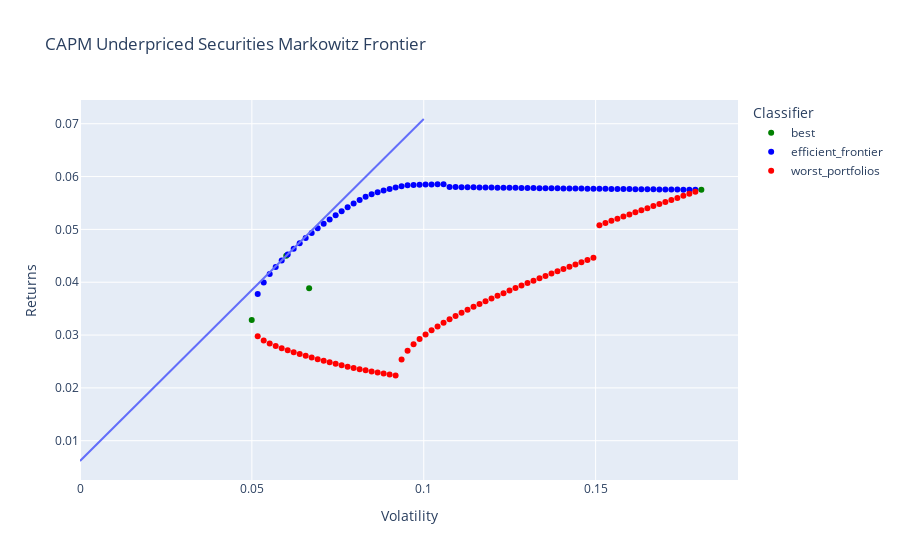

The notebook cell this image was saved under:
### Code cell
def capm_objective_min_var(x):
  var = 0
  for z in range(len(x)):
    for y in range(len(x)):
      var += x[z] * x[y] * capm_cov_matrix.iloc[z,y]
  return np.sqrt(var)

def capm_objective_max_var(x):
  var = 0
  for z in range(len(x)):
    for y in range(len(x)):
      var += x[z] * x[y] * capm_cov_matrix.iloc[z,y]
  return -np.sqrt(var)

# maximisation function for efficient frontier isliye - se multiply kiya hai kyuki scipy.optimise mai maximisation nahi hota only minisation hi hota hai
def capm_objective_efficiency_frontier(x):
  return -np.dot(x, capm_exp_ret_arr)

def capm_objective_worst_portfolios(x):
  return np.dot(x, capm_exp_ret_arr)

# maximisation function for efficient frontier isliye - se multiply kiya hai kyuki scipy.optimise mai maximisation nahi hota only minisation hi hota hai
def capm_objective_max_sharpe(x):
  rp = np.dot(x, capm_exp_ret_arr)
  rf_month = rf / 12
  var = 0
  for z in range(len(x)):
    for y in range(len(x)):
      var += x[z] * x[y] * capm_cov_matrix.iloc[z,y]
  sd = np.sqrt(var)
  return -((rp - rf_month) / sd)

def capm_constraint1(x):
  return np.sum(x) - 1

capm_con1 = {'type': 'eq', 'fun': capm_constraint1}

def capm_constraint2(x):
  var = 0
  for z in range(len(x)):
    for y in range(len(x)):
      var += x[z] * x[y] * capm_cov_matrix.iloc[z,y]
  sd = np.sqrt(var)
  return sd - capm_target_sd

capm_con2 = {'type': 'eq', 'fun': capm_constraint2}

def capm_calc_sd(x):
  var = 0
  for z in range(len(x['x'])):
    for y in range(len(x['x'])):
      var += x['x'][z] * x['x'][y] * capm_cov_matrix.iloc[z,y]
  sd = np.sqrt(var)
  return sd

def capm_generate_portfolio_df(p_ret, p_var, p_beta, p_sharpe, p_weights):
  p_treynor = []
  for x in range(len(p_ret)):
    p_treynor.append((p_ret[x] - (rf/12)) / p_beta[x])
  portfolio = {'Returns':p_ret, 'Volatility':p_var, 'Beta' : p_beta, 'Sharpe_Ratio' : p_sharpe, 'Treynor_Ratio':p_treynor}
  for x in range(len(capm_data)):
      temp = []
      for y in p_weights:
        temp.append(y[x])
      portfolio[list(capm_data.keys())[x]] = temp
  return pd.DataFrame(portfolio)

capm_min = 0.0001
capm_max = 1
b = (capm_min, capm_max)
capm_bounds = ()
for i in range(capm_num_assets):
  capm_bounds += (b,)

def capm_generate_random_guess():
  x = np.random.random(capm_num_assets)
  x = x/np.sum(x)
  while x.min() < capm_min:
    x = np.random.random(capm_num_assets)
    x = x/np.sum(x)
  return x
capm_x = np.random.random(capm_num_assets)
capm_x = capm_x/np.sum(capm_x)
while capm_x.min() < capm_min:
  capm_x = np.random.random(capm_num_assets)
  capm_x = capm_x/np.sum(capm_x)

method = 'SLSQP'
niter = 15

# capm_mvp = minimize (capm_objective_min_var,capm_x,method='SLSQP',bounds=capm_bounds,constraints=[capm_con1])
capm_mvp = basinhopping (capm_objective_min_var,capm_x,minimizer_kwargs=dict(method=method,bounds=capm_bounds,constraints=[capm_con1]), niter=niter)
capm_mvp_sd = capm_calc_sd(capm_mvp)
capm_mvp_ret = np.dot(capm_mvp['x'], capm_exp_ret_arr)
capm_mvp_beta = np.dot(capm_mvp['x'], capm_beta_arr)
capm_mvp_sharpe = (capm_mvp_ret - (rf/12)) / capm_mvp_sd

# capm_maxvp = minimize (capm_objective_max_var,capm_x,method='SLSQP',bounds=capm_bounds,constraints=[capm_con1])
capm_maxvp = basinhopping (capm_objective_max_var,capm_x,minimizer_kwargs=dict(method=method,bounds=capm_bounds,constraints=[capm_con1]), niter=niter)
capm_maxvp_sd = capm_calc_sd(capm_maxvp)
capm_maxvp_ret = np.dot(capm_maxvp['x'], capm_exp_ret_arr)
capm_maxvp_beta = np.dot(capm_maxvp['x'], capm_beta_arr)
capm_maxvp_sharpe = (capm_maxvp_ret - (rf/12)) / capm_maxvp_sd

capm_diff = capm_maxvp_sd - capm_mvp_sd
capm_step = capm_diff / no_of_steps

capm_p_ret_best = [] # Define an empty array for portfolio returns
capm_p_var_best = [] # Define an empty array for portfolio volatility
capm_p_weights_best = [] # Define an empty array for asset weights
capm_p_beta_best = []
capm_p_sharpe_best = []
capm_p_ret_ef = [] # Define an empty array for portfolio returns
capm_p_var_ef = [] # Define an empty array for portfolio volatility
capm_p_weights_ef = [] # Define an empty array for asset weights
capm_p_beta_ef = []
capm_p_sharpe_ef = []
capm_p_ret_wp = [] # Define an empty array for portfolio returns
capm_p_var_wp = [] # Define an empty array for portfolio volatility
capm_p_weights_wp = [] # Define an empty array for asset weights
capm_p_beta_wp = []
capm_p_sharpe_wp = []

capm_p_ret_best.append(capm_mvp_ret)
capm_p_var_best.append(capm_mvp_sd)
capm_p_weights_best.append(capm_mvp['x'])
capm_p_beta_best.append(capm_mvp_beta)
capm_p_sharpe_best.append(capm_mvp_sharpe)

capm_target_sd = capm_mvp_sd
capm_count_ef = 0
capm_count_wp = 0
capm_ef_x = capm_mvp['x']
capm_wp_x = capm_mvp['x']
for i in tqdm(range(no_of_steps-1)):
  capm_target_sd += capm_step
  # capm_temp = minimize(capm_objective_efficiency_frontier,capm_x,method='SLSQP',bounds=capm_bounds,constraints=[capm_con1, capm_con2])
  capm_temp = basinhopping (capm_objective_efficiency_frontier,capm_ef_x,minimizer_kwargs=dict(method=method,bounds=capm_bounds,constraints=[capm_con1, capm_con2]), niter=niter)
  while capm_temp['success'] != True:
    capm_count_ef += 1
    print("error while optimising count ef = ", capm_count_ef)
    print(capm_temp)
    # capm_temp = minimize(capm_objective_efficiency_frontier,capm_generate_random_guess(),method='SLSQP',bounds=capm_bounds,constraints=[capm_con1, capm_con2])
    capm_temp = basinhopping (capm_objective_efficiency_frontier,capm_ef_x,minimizer_kwargs=dict(method=method,bounds=capm_bounds,constraints=[capm_con1, capm_con2]), niter=niter)

  capm_p_ret_ef.append(np.dot(capm_temp['x'], capm_exp_ret_arr))
  capm_p_var_ef.append(capm_target_sd)
  capm_p_weights_ef.append(capm_temp['x'])
  capm_p_beta_ef.append(np.dot(capm_temp['x'], capm_beta_arr))
  capm_p_sharpe_ef.append((np.dot(capm_temp['x'], capm_exp_ret_arr) - (rf/12)) / capm_target_sd)
  capm_ef_x = capm_temp['x']

  # capm_temp1 = minimize(capm_objective_worst_portfolios,capm_wp_x,method='SLSQP',bounds=capm_bounds,constraints=[capm_con1, capm_con2])
  capm_temp1 = basinhopping (capm_objective_worst_portfolios,capm_wp_x,minimizer_kwargs=dict(method=method,bounds=capm_bounds,constraints=[capm_con1, capm_con2]), niter=niter)
  while capm_temp1['success'] != True:
    capm_count_wp += 1
    print("error while optimising count wp = ", capm_count_wp)
    print(capm_temp1)
    # capm_temp1 = minimize(capm_objective_worst_portfolios,capm_generate_random_guess(),method='SLSQP',bounds=capm_bounds,constraints=[capm_con1, capm_con2])
    capm_temp1 = basinhopping (capm_objective_worst_portfolios,capm_wp_x,minimizer_kwargs=dict(method=method,bounds=capm_bounds,constraints=[capm_con1, capm_con2]), niter=niter)
  capm_p_ret_wp.append(np.dot(capm_temp1['x'], capm_exp_ret_arr))
  capm_p_var_wp.append(capm_target_sd)
  capm_p_weights_wp.append(capm_temp1['x'])
  capm_p_beta_wp.append(np.dot(capm_temp1['x'], capm_beta_arr))
  capm_p_sharpe_wp.append((np.dot(capm_temp1['x'], capm_exp_ret_arr) - (rf/12)) / capm_target_sd)
  capm_wp_x = capm_temp1['x']

  if capm_temp['success'] != True:
    print("error while optimising")
    break
  if capm_temp1['success'] != True:
    print("error while optimising")
    break

capm_p_ret_best.append(capm_maxvp_ret)
capm_p_var_best.append(capm_maxvp_sd)
capm_p_weights_best.append(capm_maxvp['x'])
capm_p_beta_best.append(capm_maxvp_beta)
capm_p_sharpe_best.append(capm_maxvp_sharpe)

# capm_max_sharpe_port = minimize(capm_objective_max_sharpe,capm_generate_random_guess(),method='SLSQP',bounds=capm_bounds,constraints=[capm_con1])
capm_max_sharpe_port = basinhopping(capm_objective_max_sharpe,capm_generate_random_guess(),minimizer_kwargs=dict(method='SLSQP',bounds=capm_bounds,constraints=[capm_con1]), niter=niter)
capm_max_sharpe_port_sd = capm_calc_sd(capm_max_sharpe_port)
capm_max_sharpe_port_ret = np.dot(capm_max_sharpe_port['x'], capm_exp_ret_arr)
capm_max_sharpe_port_beta = np.dot(capm_max_sharpe_port['x'], capm_beta_arr)
capm_max_sharpe_port_sharpe = (capm_max_sharpe_port_ret - (rf/12)) / capm_max_sharpe_port_sd

capm_p_ret_best.append(capm_max_sharpe_port_ret)
capm_p_var_best.append(capm_max_sharpe_port_sd)
capm_p_weights_best.append(capm_max_sharpe_port['x'])
capm_p_beta_best.append(capm_max_sharpe_port_beta)
capm_p_sharpe_best.append(capm_max_sharpe_port_sharpe)

capm_equal_weights = np.array([1/capm_num_assets] * capm_num_assets)
capm_equal_weights_ret = np.dot(capm_equal_weights, capm_exp_ret_arr)
capm_equal_weights_var = 0
for z in range(len(capm_equal_weights)):
  for y in range(len(capm_equal_weights)):
    capm_equal_weights_var += capm_equal_weights[z] * capm_equal_weights[y] * capm_cov_matrix.iloc[z,y]
capm_equal_weights_sd = np.sqrt(capm_equal_weights_var)
capm_equal_weights_beta = np.dot(capm_equal_weights, capm_beta_arr)
capm_equal_weights_sharpe = (capm_equal_weights_ret - (rf/12)) / capm_equal_weights_sd

capm_p_ret_best.append(capm_equal_weights_ret)
capm_p_var_best.append(capm_equal_weights_sd)
capm_p_weights_best.append(capm_equal_weights)
capm_p_beta_best.append(capm_equal_weights_beta)
capm_p_sharpe_best.append(capm_equal_weights_sharpe)

capm_portfolios_best_df = capm_generate_portfolio_df(capm_p_ret_best, capm_p_var_best, capm_p_beta_best, capm_p_sharpe_best, capm_p_weights_best)

capm_portfolios_ef_df = capm_generate_portfolio_df(capm_p_ret_ef, capm_p_var_ef, capm_p_beta_ef, capm_p_sharpe_ef, capm_p_weights_ef)

capm_portfolios_wp_df = capm_generate_portfolio_df(capm_p_ret_wp, capm_p_var_wp, capm_p_beta_wp, capm_p_sharpe_wp, capm_p_weights_wp)

# fig1 = px.scatter(x=portfolios_ef_df['Volatility'].to_list(), y=portfolios_ef_df['Returns'].to_list())
# fig1.show()

capm_plot_best_df = capm_portfolios_best_df.copy(deep=True)
capm_plot_best_df["Classifier"]=["best"]*(len(capm_portfolios_best_df))

capm_plot_ef_df = capm_portfolios_ef_df.copy(deep=True)
capm_plot_ef_df["Classifier"]=["efficient_frontier"]*(len(capm_portfolios_ef_df))

# plot_df = portfolios_df.copy(deep=True)
# plot_df["Classifier"]=["feasible_set"]*(len(portfolios_df))

capm_plot_wp_df = capm_portfolios_wp_df.copy(deep=True)
capm_plot_wp_df["Classifier"]=["worst_portfolios"]*(len(capm_portfolios_wp_df))

capm_plot_final = pd.concat([capm_plot_best_df, capm_plot_ef_df,
                            #  plot_df,
                             capm_plot_wp_df])

capm_fig2 = px.scatter(capm_plot_final,x=capm_plot_final['Volatility'], y=capm_plot_final['Returns'], color="Classifier", color_discrete_map={"efficient_frontier": 'blue', "feasible_set": 'black', "worst_portfolios": 'red', "best":"green"}, hover_data=capm_plot_final, title="CAPM Underpriced Securities Markowitz Frontier")
# fig2.show()

capm_slope = (np.dot(capm_max_sharpe_port['x'], capm_exp_ret_arr) - (rf/12)) / (capm_max_sharpe_port_sd - 0)
capm_y = (rf/12) + (capm_slope * 0.1)

temp = {"Volatility":[0,0.1], "Returns":[(rf/12), capm_y]}
temp_df = pd.DataFrame(temp)

capm_fig2.add_trace(px.line(temp_df, x=temp_df['Volatility'], y=temp_df['Returns']).data[0])
capm_fig2.show()

# Superimpose graph ka code
# fig2.add_trace(px.line(temp_df, x=temp_df['Volatility'], y=temp_df['Returns']).data[0])

### Figure 1 — Plotly figure (JSON) as saved in the notebook; plotly's stock layout.template omitted (floating-point values rounded to 4 significant figures; data arrays with more than 128 entries replaced by an {"elided": "..."} marker saying what was removed)
{"data": [{"customdata": [[0.7023, 0.5342, 0.038, 0.08174, 0.0001, 0.0001, 0.0007338, 0.0001, 0.0001, 0.1362, 0.02674, 0.1812, 0.04038, 0.0001, 0.0001, 0.0001, 0.0001, 0.5269, 0.005148, 0.0001, "best"], [1.685, 0.284, 0.03047, 0.0001, 0.0001, 0.0001, 0.0001, 0.0001, 0.0001, 0.0001, 0.0001, 0.0001, 0.0001, 0.0001, 0.0001, 0.0001, 0.0001, 0.0001, 0.0001, 0.9984, "best"], [0.8405, 0.6474, 0.04622, 0.1045, 0.0001, 0.0001, 0.0001, 0.0001, 0.2699, 0.0001, 0.01757, 0.1862, 0.132, 0.0001, 0.0001, 0.1687, 0.0001, 0.102, 0.0001, 0.01829, "best"], [1.056, 0.4907, 0.03097, 0.05882, 0.05882, 0.05882, 0.05882, 0.05882, 0.05882, 0.05882, 0.05882, 0.05882, 0.05882, 0.05882, 0.05882, 0.05882, 0.05882, 0.05882, 0.05882, 0.05882, "best"]], "hovertemplate": "Classifier=%{customdata[20]}<br>Volatility=%{x}<br>Returns=%{y}<br>Beta=%{customdata[0]}<br>Sharpe_Ratio=%{customdata[1]}<br>Treynor_Ratio=%{customdata[2]}<br>BEL=%{customdata[3]}<br>BHEL=%{customdata[4]}<br>COALINDIA=%{customdata[5]}<br>CONCOR=%{customdata[6]}<br>GAIL=%{customdata[7]}<br>HAL=%{customdata[8]}<br>IOC=%{customdata[9]}<br>IRCTC=%{customdata[10]}<br>NHPC=%{customdata[11]}<br>NMDC=%{customdata[12]}<br>NTPC=%{customdata[13]}<br>ONGC=%{customdata[14]}<br>OIL=%{customdata[15]}<br>PFC=%{customdata[16]}<br>POWERGRID=%{customdata[17]}<br>RECLTD=%{customdata[18]}<br>SAIL=%{customdata[19]}<extra></extra>", "legendgroup": "best", "marker": {"color": "green", "symbol": "circle"}, "mode": "markers", "name": "best", "orientation": "v", "showlegend": true, "type": "scatter", "x": [0.04995, 0.1808, 0.06001, 0.06666], "xaxis": "x", "y": [0.03285, 0.05749, 0.045, 0.03887], "yaxis": "y"}, {"customdata": {"elided": "74x21 mixed values"}, "hovertemplate": "Classifier=%{customdata[20]}<br>Volatility=%{x}<br>Returns=%{y}<br>Beta=%{customdata[0]}<br>Sharpe_Ratio=%{customdata[1]}<br>Treynor_Ratio=%{customdata[2]}<br>BEL=%{customdata[3]}<br>BHEL=%{customdata[4]}<br>COALINDIA=%{customdata[5]}<br>CONCOR=%{customdata[6]}<br>GAIL=%{customdata[7]}<br>HAL=%{customdata[8]}<br>IOC=%{customdata[9]}<br>IRCTC=%{customdata[10]}<br>NHPC=%{customdata[11]}<br>NMDC=%{customdata[12]}<br>NTPC=%{customdata[13]}<br>ONGC=%{customdata[14]}<br>OIL=%{customdata[15]}<br>PFC=%{customdata[16]}<br>POWERGRID=%{customdata[17]}<br>RECLTD=%{customdata[18]}<br>SAIL=%{customdata[19]}<extra></extra>", "legendgroup": "efficient_frontier", "marker": {"color": "blue", "symbol": "circle"}, "mode": "markers", "name": "efficient_frontier", "orientation": "v", "showlegend": true, "type": "scatter", "x": [0.0517, 0.05344, 0.05519, 0.05693, 0.05867, 0.06042, 0.06216, 0.06391, 0.06565, 0.06739, 0.06914, 0.07088, 0.07263, 0.07437, 0.07611, 0.07786, 0.0796, 0.08135, 0.08309, 0.08483, 0.08658, 0.08832, 0.09007, 0.09181, 0.09355, 0.0953, 0.09704, 0.09879, 0.1005, 0.1023, 0.104, 0.1058, 0.1075, 0.1093, 0.111, 0.1127, 0.1145, 0.1162, 0.118, 0.1197, 0.1215, 0.1232, 0.1249, 0.1267, 0.1284, 0.1302, 0.1319, 0.1337, 0.1354, 0.1372, 0.1389, 0.1406, 0.1424, 0.1441, 0.1459, 0.1476, 0.1494, 0.1511, 0.1529, 0.1546, 0.1563, 0.1581, 0.1598, 0.1616, 0.1633, 0.1651, 0.1668, 0.1685, 0.1703, 0.172, 0.1738, 0.1755, 0.1773, 0.179], "xaxis": "x", "y": [0.03777, 0.03992, 0.04153, 0.0429, 0.04412, 0.04527, 0.04636, 0.0474, 0.04839, 0.04933, 0.05022, 0.05106, 0.05188, 0.05266, 0.05343, 0.05417, 0.05488, 0.05556, 0.05618, 0.05666, 0.05704, 0.05736, 0.05765, 0.05791, 0.05816, 0.05836, 0.05841, 0.05845, 0.05848, 0.0585, 0.05853, 0.05855, 0.05803, 0.05802, 0.058, 0.05798, 0.05796, 0.05795, 0.05793, 0.05792, 0.0579, 0.05789, 0.05787, 0.05786, 0.05785, 0.05783, 0.05782, 0.05781, 0.05779, 0.05778, 0.05777, 0.05776, 0.05774, 0.05773, 0.05772, 0.05771, 0.0577, 0.05768, 0.05767, 0.05766, 0.05765, 0.05764, 0.05763, 0.05761, 0.0576, 0.05759, 0.05758, 0.05757, 0.05756, 0.05755, 0.05754, 0.05753, 0.05751, 0.0575], "yaxis": "y"}, {"customdata": {"elided": "74x21 mixed values"}, "hovertemplate": "Classifier=%{customdata[20]}<br>Volatility=%{x}<br>Returns=%{y}<br>Beta=%{customdata[0]}<br>Sharpe_Ratio=%{customdata[1]}<br>Treynor_Ratio=%{customdata[2]}<br>BEL=%{customdata[3]}<br>BHEL=%{customdata[4]}<br>COALINDIA=%{customdata[5]}<br>CONCOR=%{customdata[6]}<br>GAIL=%{customdata[7]}<br>HAL=%{customdata[8]}<br>IOC=%{customdata[9]}<br>IRCTC=%{customdata[10]}<br>NHPC=%{customdata[11]}<br>NMDC=%{customdata[12]}<br>NTPC=%{customdata[13]}<br>ONGC=%{customdata[14]}<br>OIL=%{customdata[15]}<br>PFC=%{customdata[16]}<br>POWERGRID=%{customdata[17]}<br>RECLTD=%{customdata[18]}<br>SAIL=%{customdata[19]}<extra></extra>", "legendgroup": "worst_portfolios", "marker": {"color": "red", "symbol": "circle"}, "mode": "markers", "name": "worst_portfolios", "orientation": "v", "showlegend": true, "type": "scatter", "x": [0.0517, 0.05344, 0.05519, 0.05693, 0.05867, 0.06042, 0.06216, 0.06391, 0.06565, 0.06739, 0.06914, 0.07088, 0.07263, 0.07437, 0.07611, 0.07786, 0.0796, 0.08135, 0.08309, 0.08483, 0.08658, 0.08832, 0.09007, 0.09181, 0.09355, 0.0953, 0.09704, 0.09879, 0.1005, 0.1023, 0.104, 0.1058, 0.1075, 0.1093, 0.111, 0.1127, 0.1145, 0.1162, 0.118, 0.1197, 0.1215, 0.1232, 0.1249, 0.1267, 0.1284, 0.1302, 0.1319, 0.1337, 0.1354, 0.1372, 0.1389, 0.1406, 0.1424, 0.1441, 0.1459, 0.1476, 0.1494, 0.1511, 0.1529, 0.1546, 0.1563, 0.1581, 0.1598, 0.1616, 0.1633, 0.1651, 0.1668, 0.1685, 0.1703, 0.172, 0.1738, 0.1755, 0.1773, 0.179], "xaxis": "x", "y": [0.02978, 0.02898, 0.02841, 0.02793, 0.0275, 0.02711, 0.02674, 0.02639, 0.02606, 0.02575, 0.02544, 0.02514, 0.02485, 0.02457, 0.02429, 0.02402, 0.02377, 0.02354, 0.02331, 0.0231, 0.0229, 0.0227, 0.02251, 0.02232, 0.02536, 0.02703, 0.02823, 0.02923, 0.03011, 0.0309, 0.03164, 0.03233, 0.03298, 0.0336, 0.0342, 0.03478, 0.03534, 0.03588, 0.03641, 0.03693, 0.03744, 0.03793, 0.03842, 0.0389, 0.03937, 0.03984, 0.04029, 0.04075, 0.04119, 0.04164, 0.04207, 0.04251, 0.04294, 0.04336, 0.04378, 0.0442, 0.04462, 0.05081, 0.05121, 0.05162, 0.05202, 0.05243, 0.05283, 0.05322, 0.05362, 0.05401, 0.05441, 0.0548, 0.05519, 0.05557, 0.05596, 0.05635, 0.05673, 0.05711], "yaxis": "y"}, {"hovertemplate": "Volatility=%{x}<br>Returns=%{y}<extra></extra>", "legendgroup": "", "line": {"color": "#636efa", "dash": "solid"}, "marker": {"symbol": "circle"}, "mode": "lines", "name": "", "orientation": "v", "showlegend": false, "type": "scatter", "x": [0, 0.1], "xaxis": "x", "y": [0.006158, 0.0709], "yaxis": "y"}], "layout": {"legend": {"title": {"text": "Classifier"}, "tracegroupgap": 0}, "title": {"text": "CAPM Underpriced Securities Markowitz Frontier"}, "xaxis": {"anchor": "y", "domain": [0, 1], "title": {"text": "Volatility"}}, "yaxis": {"anchor": "x", "domain": [0, 1], "title": {"text": "Returns"}}}}
